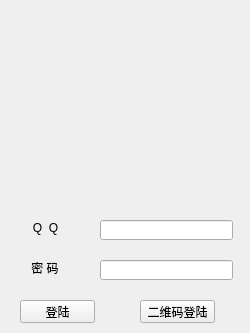
<?xml version="1.0" encoding="UTF-8"?>
<ui version="4.0">
 <class>LoginWindow</class>
 <widget class="QWidget" name="LoginWindow">
  <property name="geometry">
   <rect>
    <x>0</x>
    <y>0</y>
    <width>250</width>
    <height>333</height>
   </rect>
  </property>
  <property name="windowTitle">
   <string>LoginWindow</string>
  </property>
  <property name="windowIcon">
   <iconset resource="face.qrc">
    <normaloff>:/face/face/qqface.jpg</normaloff>:/face/face/qqface.jpg</iconset>
  </property>
  <widget class="QPushButton" name="qrLoginButton">
   <property name="geometry">
    <rect>
     <x>140</x>
     <y>300</y>
     <width>75</width>
     <height>23</height>
    </rect>
   </property>
   <property name="text">
    <string>二维码登陆</string>
   </property>
  </widget>
  <widget class="QLabel" name="iconLabel">
   <property name="geometry">
    <rect>
     <x>40</x>
     <y>10</y>
     <width>175</width>
     <height>175</height>
    </rect>
   </property>
   <property name="maximumSize">
    <size>
     <width>16777215</width>
     <height>16777215</height>
    </size>
   </property>
   <property name="text">
    <string/>
   </property>
   <property name="pixmap">
    <pixmap resource="face.qrc">:/face/face/qqicon.jpg</pixmap>
   </property>
  </widget>
  <widget class="QLineEdit" name="qqEdit">
   <property name="geometry">
    <rect>
     <x>100</x>
     <y>220</y>
     <width>133</width>
     <height>20</height>
    </rect>
   </property>
  </widget>
  <widget class="QLineEdit" name="pwdEdit">
   <property name="geometry">
    <rect>
     <x>100</x>
     <y>260</y>
     <width>133</width>
     <height>20</height>
    </rect>
   </property>
   <property name="echoMode">
    <enum>QLineEdit::Password</enum>
   </property>
  </widget>
  <widget class="QPushButton" name="loginButton">
   <property name="geometry">
    <rect>
     <x>20</x>
     <y>300</y>
     <width>75</width>
     <height>23</height>
    </rect>
   </property>
   <property name="text">
    <string>登陆</string>
   </property>
  </widget>
  <widget class="QLabel" name="qqLable">
   <property name="geometry">
    <rect>
     <x>30</x>
     <y>220</y>
     <width>31</width>
     <height>16</height>
    </rect>
   </property>
   <property name="sizePolicy">
    <sizepolicy hsizetype="Fixed" vsizetype="Fixed">
     <horstretch>0</horstretch>
     <verstretch>0</verstretch>
    </sizepolicy>
   </property>
   <property name="text">
    <string>Q  Q</string>
   </property>
   <property name="alignment">
    <set>Qt::AlignCenter</set>
   </property>
   <property name="buddy">
    <cstring>qqEdit</cstring>
   </property>
  </widget>
  <widget class="QLabel" name="pwdLabel">
   <property name="geometry">
    <rect>
     <x>30</x>
     <y>260</y>
     <width>30</width>
     <height>16</height>
    </rect>
   </property>
   <property name="sizePolicy">
    <sizepolicy hsizetype="Fixed" vsizetype="Fixed">
     <horstretch>0</horstretch>
     <verstretch>0</verstretch>
    </sizepolicy>
   </property>
   <property name="text">
    <string>密 码</string>
   </property>
   <property name="alignment">
    <set>Qt::AlignCenter</set>
   </property>
   <property name="buddy">
    <cstring>pwdEdit</cstring>
   </property>
  </widget>
  <zorder>pwdEdit</zorder>
  <zorder>qrLoginButton</zorder>
  <zorder>iconLabel</zorder>
 </widget>
 <layoutdefault spacing="6" margin="11"/>
 <resources>
  <include location="face.qrc"/>
 </resources>
 <connections/>
</ui>
